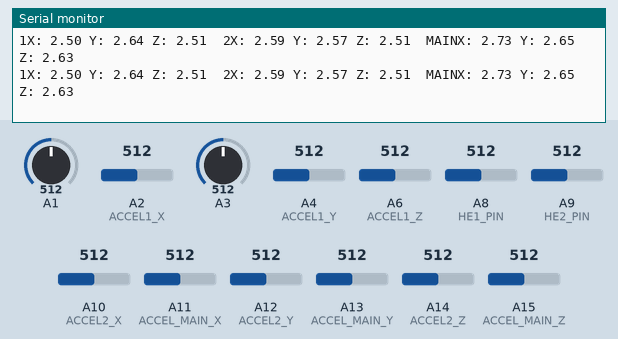
A sketch run on a simulated Arduino Mega 2560, built with avr-gcc and run on an emulated ATmega2560. Shown: the last lines printed to the serial monitor. The test bench sets the inputs (shaded band); at power-on: A2 (ACCEL1_X) = 512, A4 (ACCEL1_Y) = 512, A6 (ACCEL1_Z) = 512, A1 = 512, A3 = 512, A8 (HE1_PIN) = 512, A9 (HE2_PIN) = 512, A10 (ACCEL2_X) = 512, A11 (ACCEL_MAIN_X) = 512, A12 (ACCEL2_Y) = 512, A13 (ACCEL_MAIN_Y) = 512, A14 (ACCEL2_Z) = 512, A15 (ACCEL_MAIN_Z) = 512. Storage starts empty.

Above: at 1.2 s.
1.3 s: A2 (ACCEL1_X) set to 355
At 1.45 s:
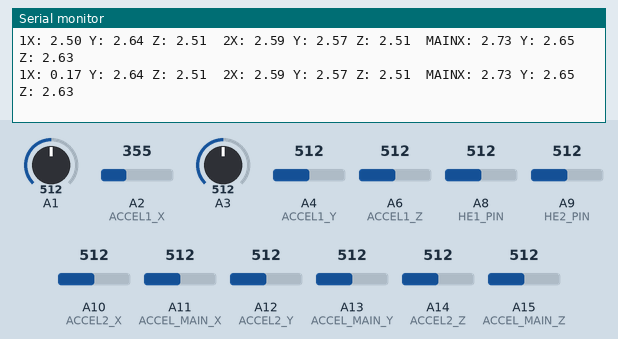
4.3 s: A2 (ACCEL1_X) set to 328
At 4.33 s:
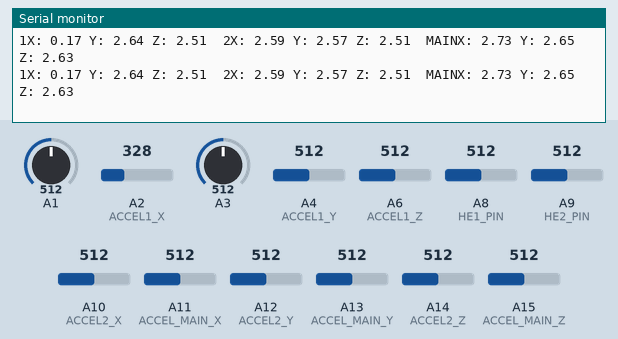
7.3 s: A4 (ACCEL1_Y) set to 343
At 7.32 s:
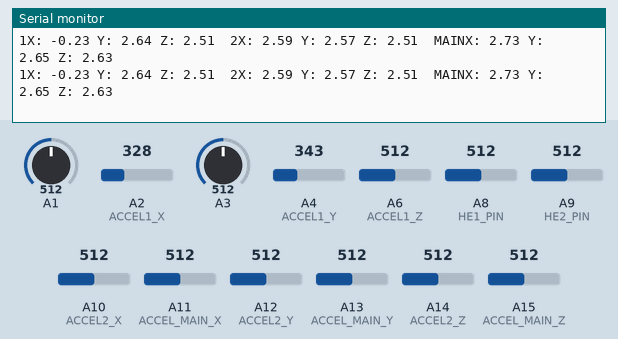
10.3 s: A4 (ACCEL1_Y) set to 326
At 10.31 s:
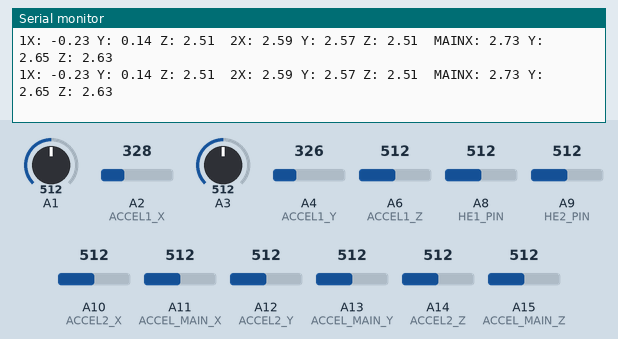
13.3 s: A6 (ACCEL1_Z) set to 358
At 13.35 s:
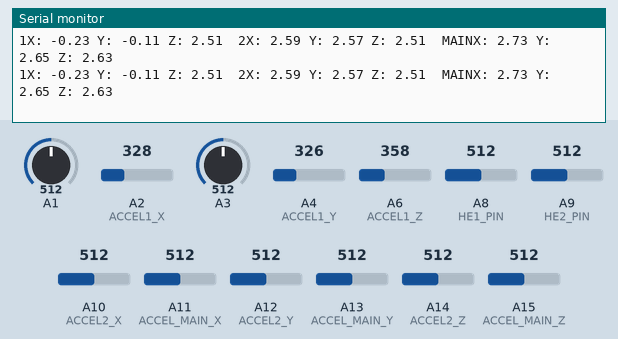
16.3 s: A6 (ACCEL1_Z) set to 330
At 16.38 s:
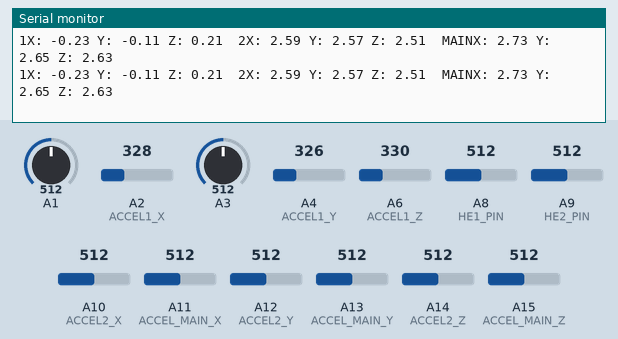
Timing chart, 0 to 19.3 s (numbered marks = the images above; inputs shaded):
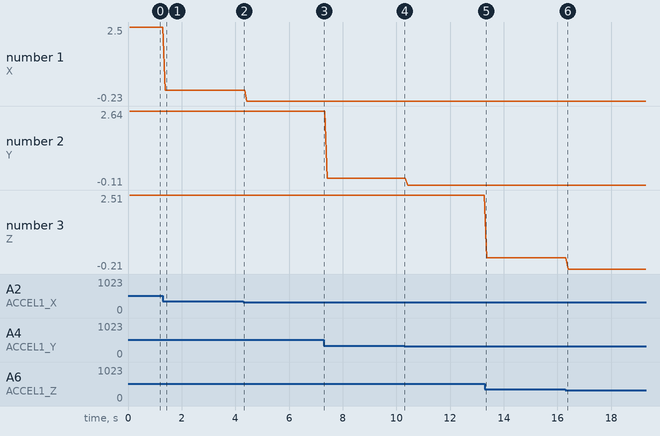

The sketch:

FSAE_DAQ_Main.ino
```cpp
#include <SD.h>

File dataSD;

// change this to match your SD shield or module;
const int chipSelect = 53;
int runNumber;
String strSDName;

void setup() {
  Serial.begin(9600);

  while (!Serial) {
    ; // wait for serial port to connect. Needed for native USB port only
  }

  if (!SD.begin(chipSelect)) {
    Serial.println("SD card initialization failed!");
  } else {
    Serial.println("SD card successfully initialized.");
  }

  strSDName = "mainrun1.txt";
  runNumber = 1;

  while (SD.exists(strSDName)) { // Find a file name that doesn't exist
    runNumber += 1;
    strSDName = "mainrun" + String(runNumber) + ".txt"; // Create the next file name to check.
    // If it doesn't exist, we will simply leave this as the SD card file name that we use.
  }
  Serial.println(strSDName);
  dataSD = SD.open(strSDName, FILE_WRITE); //, O_CREAT | O_WRITE);
  dataSD.println("Time (s), Accel1X (g), Accel1Y, Accel1Z, Accel2X, Accel2Y, Accel2Z, AccelMainX, AccelMainY, AccelMainZ, Wheelspeed1 (mph), Wheelspeed2 (mph), LinPot1 (in), LinPot2 (in)");
  dataSD.close();

}

float resistance_1;
float v1;
int time_last1 = 0; // Last time peak was detected for HE sensor 1
int time_last2 = 0; //       "           "        for HE sensor 2
int time_curr1;
int time_curr2;
bool justPassed1 = false;
bool justPassed2 = false;
int he1_value;
int he2_value;
float frequency1; // hall effect sensor 1 magnet pass frequency, in Hz
float frequency2;
const float RESISTOR_1_10K_NOM = 10000.0;
const float VOLTAGE_NOM = 5.0;
const int R1_PIN = A4; // Slidepot 1 analog pin
const int HE1_PIN = A8;
const int HE2_PIN = A9; // Hall effect sensor #2 analog pin

/**
   Accelerometer stuff
*/

// ports
const int ACCEL1_X = A2;
const int ACCEL1_Y = A4;
const int ACCEL1_Z = A6;
const int ACCEL2_X = A10;
const int ACCEL2_Y = A12;
const int ACCEL2_Z = A14;
const int ACCEL_MAIN_X = A11;
const int ACCEL_MAIN_Y = A13;
const int ACCEL_MAIN_Z = A15;

// biases/weights
const float BIAS_X_1 = -0.09;
const float BIAS_Y_1 = 0.06;
const float BIAS_Z_1 = -0.10;
const float BIAS_X_2 = 0.00;
const float BIAS_Y_2 = 0.03;
const float BIAS_Z_2 = -0.10;
const float BIAS_X_MAIN = 0.11;
const float BIAS_Y_MAIN = 0.08;
const float BIAS_Z_MAIN = 0.05;

const float VOLTS_PER_G_X_1 = 0.329;
const float VOLTS_PER_G_Y_1 = 0.331;
const float VOLTS_PER_G_Z_1 = 0.326;
const float VOLTS_PER_G_X_2 = 0.329;
const float VOLTS_PER_G_Y_2 = 0.336;
const float VOLTS_PER_G_Z_2 = 0.326;
const float VOLTS_PER_G_X_MAIN = 0.325;
const float VOLTS_PER_G_Y_MAIN = 0.332;
const float VOLTS_PER_G_Z_MAIN = 0.330;

// values to store data
float accel1X;
float accel1Y;
float accel1Z;
float accel2X;
float accel2Y;
float accel2Z;
float accelMainX;
float accelMainY;
float accelMainZ;


/*
   potentiometer stuff
*/
const float POT_IN_CONVERSION_SCALE = .00210396;

// ports
const int linPot1Port = A1;
const int linPot2Port = A3;
const int linPot3Port = A5;
const int linPot4Port = A7;

// gets the raw potentiometer value and converts into inches
// potPort - analog port of the linear potentiometer
float getLPotValue(const int potPort) {
  float position;
  float valOfNegative = (analogRead(potPort) - 1010);
  float positiveValue = abs(valOfNegative);
  position = POT_IN_CONVERSION_SCALE * (positiveValue);
  return position;
}


const float RESOLUTION = 1023.0;
const float RESOLUTION_3_3V = RESOLUTION * 3.3 / 5.0;
const float WHEEL_CIRCUMFERENCE = 1.27674325; // in m


void loop() {
  dataSD = SD.open(strSDName, FILE_WRITE);

  dataSD.print(millis() / 1000.0); // Time in seconds
  dataSD.print(", ");
  // Calculate acceleration
  accel1X = BIAS_X_1 + ((analogRead(ACCEL1_X) / RESOLUTION_3_3V * 3.3 - 3.3 / 2) / VOLTS_PER_G_X_1);

  dataSD.print(accel1X);
  dataSD.print(", ");

  accel1Y = BIAS_Y_1 + ((analogRead(ACCEL1_Y) / RESOLUTION_3_3V * 3.3 - 3.3 / 2) / VOLTS_PER_G_Y_1);

  dataSD.print(accel1Y);
  dataSD.print(", ");

  accel1Z = BIAS_Z_1 + ((analogRead(ACCEL1_Z) / RESOLUTION_3_3V * 3.3 - 3.3 / 2) / VOLTS_PER_G_Z_1);

  dataSD.print(accel1Z);
  dataSD.print(", ");


  accel2X = BIAS_X_2 + ((analogRead(ACCEL2_X) / RESOLUTION_3_3V * 3.3 - 3.3 / 2) / VOLTS_PER_G_X_2);

  dataSD.print(accel2X);
  dataSD.print(", ");

  accel2Y = BIAS_Y_2 + ((analogRead(ACCEL2_Y) / RESOLUTION_3_3V * 3.3 - 3.3 / 2) / VOLTS_PER_G_Y_2);

  dataSD.print(accel2Y);
  dataSD.print(", ");

  accel2Z = BIAS_Z_2 + ((analogRead(ACCEL2_Z) / RESOLUTION_3_3V * 3.3 - 3.3 / 2) / VOLTS_PER_G_Z_2);


  dataSD.print(accel2Z);
  dataSD.print(", ");

  accelMainX = BIAS_X_MAIN + ((analogRead(ACCEL_MAIN_X) / RESOLUTION_3_3V * 3.3 - 3.3 / 2) / VOLTS_PER_G_X_MAIN);


  dataSD.print(accelMainX);
  dataSD.print(", ");

  accelMainY = BIAS_Y_MAIN + ((analogRead(ACCEL_MAIN_Y) / RESOLUTION_3_3V * 3.3 - 3.3 / 2) / VOLTS_PER_G_Y_MAIN);


  dataSD.print(accelMainY);
  dataSD.print(", ");

  accelMainZ = BIAS_Z_MAIN + ((analogRead(ACCEL_MAIN_Z) / RESOLUTION_3_3V * 3.3 - 3.3 / 2) / VOLTS_PER_G_Z_MAIN);

  Serial.print("1X: ");
  Serial.print(accel1X);
  Serial.print(" Y: ");
  Serial.print(accel1Y);
  Serial.print(" Z: ");
  Serial.print(accel1Z);

  Serial.print("\t2X: ");
  Serial.print(accel2X);
  Serial.print(" Y: ");
  Serial.print(accel2Y);
  Serial.print(" Z: ");
  Serial.print(accel2Z);

  Serial.print("\tMAINX: ");
  Serial.print(accelMainX);
  Serial.print(" Y: ");
  Serial.print(accelMainY);
  Serial.print(" Z: ");
  Serial.println(accelMainZ);

  dataSD.print(accelMainZ);
  dataSD.print(", ");

  // Calculate frequency of hall effect sensor
  he1_value = analogRead(HE1_PIN);
  if ((he1_value < 10) && !justPassed1) { // Usually 1 or 0 when magnet near, >1000 if not
    time_last1 = time_curr1;
    time_curr1 = millis();
    justPassed1 = true;
  } else if (he1_value > 1000) {
    justPassed1 = false; // Reset
  }
  frequency1 = 1000.0 / (time_curr1 - time_last1); // Frequency of magnet passing, Hz

  he2_value = analogRead(HE2_PIN);
  if ((he2_value < 10) && !justPassed2) { // Usually 1 or 0 when magnet near, >1000 if not
    time_last2 = time_curr2;
    time_curr2 = millis();
    justPassed2 = true;
  } else if (he2_value > 1000) {
    justPassed2 = false; // Reset
  }
  frequency2 = 1000.0 / (time_curr2 - time_last2); // Frequency of magnet passing, Hz

  dataSD.print(2.23694 * WHEEL_CIRCUMFERENCE * frequency1);
  dataSD.print(", ");
  dataSD.print(2.23694 * WHEEL_CIRCUMFERENCE * frequency2);
  dataSD.print(", ");

  /**
   * potentiometer stuff
   */
  // get values
  float pot1Value = getLPotValue(linPot1Port);
  float pot2Value = getLPotValue(linPot2Port);
  //float pot3Value = getLPotValue(linPot3Port);
  //float pot4Value = getLPotValue(linPot4Port);

  // write stuff to sd card
  dataSD.print(pot1Value);
  dataSD.print(", ");
  dataSD.println(pot2Value);
  //dataSD.print(", ");
  //dataSD.print(pot3Value);
  //dataSD.print(", ");
  //dataSD.println(pot4Value);

  dataSD.close();
}
```

Measured:
- after the input at 1.3 s, the serial monitor: prints a new line after 0.09 s (image 1)
- plotted number 1: 2.5 → 0.17 after the input at 1.3 s, 0.17 → -0.23 after the input at 4.3 s
- plotted number 2: 2.64 → 0.14 after the input at 7.3 s, 0.14 → -0.11 after the input at 10.3 s
- plotted number 3: 2.51 → 0.21 after the input at 13.3 s, 0.21 → -0.21 after the input at 16.3 s
